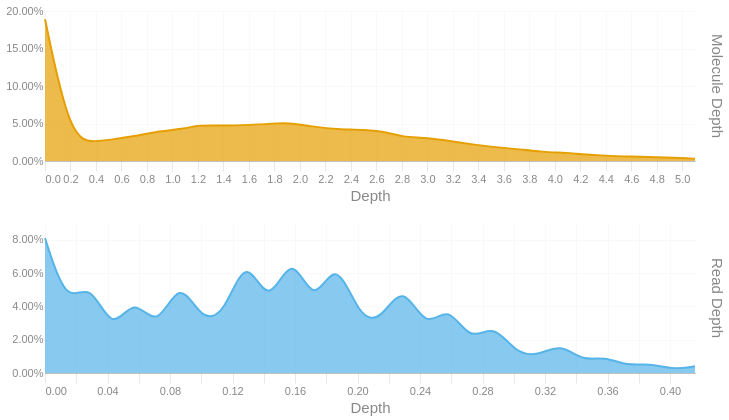

Notebook code cell kept with this figure:
### Code cell
readdep = depth_hist(tb['Read Depth'], q99, 3)
readdep = readdep.with_columns(pl.lit('Read Depth').alias('Metric'))
if not SKIPLR:
    moldep = depth_hist(tb['Molecule Depth'], mol_q99, 1)
    moldep = moldep.with_columns(pl.lit('Molecule Depth').alias('Metric'))
    _hist = pl.concat([readdep, moldep])
    _hist = _hist.filter(pl.col('Proportion') != 0)
    with SafeRender(_hist):
        (
            alt.Chart(_hist)        
            .mark_area(interpolate = "basis")
            .encode(
                x=alt.X('Bin:Q').scale(domainMin=0).axis(alt.Axis(title='Depth')),
                y = alt.Y('Proportion:Q', title = None).axis(format = '.2%'),
                color = alt.Color('Metric:N').legend(None),
                row = alt.Row("Metric:N").header(title = None, labelOrient = 'right'),
                tooltip = [
                    alt.Tooltip("Metric:N", title = "Metric"),
                    alt.Tooltip('Interval:N', title = "Depth Interval"),
                    alt.Tooltip('Proportion:Q', title = "% Alignments").format('.2%')
                ]
            )
            .resolve_scale(x='independent', y='independent')
            .properties(
                height = 150, width = 650,
                usermeta={'embedOptions': {'downloadFileName': f'{samplename}.depth.hist'}}
            )
        ).display()
else:
    readdep = readdep.filter(pl.col('Proportion') != 0)
    with SafeRender(readdep):
        (
            alt.Chart(readdep)        
            .mark_area(interpolate = "basis")
            .encode(
                x=alt.X('Bin:Q').scale(domainMin=0).axis(alt.Axis(title='Depth')),
                y = alt.Y('Proportion:Q', title = None).axis(format = '.2%'),
                tooltip = [
                    alt.Tooltip('Interval:N', title = "Depth Interval"),
                    alt.Tooltip('Proportion:Q', title = "% Alignments").format('.2%')
                ]
            )
            .properties(
                usermeta={'embedOptions': {'downloadFileName': f'{samplename}.depth.hist'}}
            )
        ).display()

### Figure 1 — Vega-Lite specification as saved in the notebook (floating-point values rounded to 4 significant figures)
{"width": 650, "height": 150, "config": {"title": {"anchor": "start", "dy": -15, "fontSize": 18, "color": "#888888", "subtitleColor": "#888888", "subtitleFontSize": 14}, "arc": {"fill": "#0072B2"}, "axis": {"domainColor": "#888888", "domainWidth": 0.5, "gridWidth": 0.2, "grid": false, "titleFontWeight": 400, "titleFontSize": 15, "labelFontSize": 11, "labelColor": "#888888", "tickColor": "#888888", "tickWidth": 0.2, "titleColor": "#888888"}, "axisBand": {"grid": false}, "axisX": {"grid": true, "tickSize": 10, "domainCap": "round"}, "axisY": {"domain": false, "grid": true, "tickSize": 0, "domainCap": "round"}, "background": "transparent", "header": {"labelFontSize": 15, "labelColor": "#888888", "titleFontSize": 15, "titleFontWeight": 600, "titleColor": "#888888"}, "legend": {"labelFont": "sans-serif", "labelFontSize": 12, "labelColor": "#888888", "symbolSize": 100, "symbolType": "circle", "titleFontSize": 12, "titlePadding": 10, "titleColor": "#888888", "title": null}, "range": {"category": ["#E69F00", "#56B4E9", "#009E73", "#F0E442", "#0072B2", "#D55E00", "#CC79A7", "#000000"], "diverging": ["#cfe8f3", "#a2d4ec", "#73bfe2", "#46abdb", "#1696d2", "#12719e"]}, "area": {"fill": "#0072B2", "fillOpacity": 0.7, "line": true, "strokeOpacity": 0.7}, "line": {"color": "#0072B2", "stroke": "#0072B2", "strokeWidth": 2}, "trail": {"color": "#0072B2", "stroke": "#0072B2", "strokeWidth": 0, "size": 1}, "point": {"filled": true, "fillOpacity": 1.0, "size": 95}, "text": {"color": "#888888", "fontSize": 11, "align": "right", "fontWeight": 400, "size": 11}, "bar": {"fill": "#0072B2", "stroke": null}, "view": {"stroke": null, "continuousWidth": 660, "continuousHeight": 400}}, "data": {"name": "data-0575dcdc0b0d661ee8ec0e07981a509d"}, "mark": {"type": "area", "interpolate": "basis"}, "encoding": {"color": {"field": "Metric", "legend": null, "type": "nominal"}, "row": {"field": "Metric", "header": {"title": null, "labelOrient": "right"}, "type": "nominal"}, "tooltip": [{"field": "Metric", "title": "Metric", "type": "nominal"}, {"field": "Interval", "title": "Depth Interval", "type": "nominal"}, {"field": "Proportion", "format": ".2%", "title": "% Alignments", "type": "quantitative"}], "x": {"axis": {"title": "Depth"}, "field": "Bin", "scale": {"domainMin": 0}, "type": "quantitative"}, "y": {"axis": {"format": ".2%"}, "field": "Proportion", "title": null, "type": "quantitative"}}, "resolve": {"scale": {"x": "independent", "y": "independent"}}, "usermeta": {"embedOptions": {"downloadFileName": "TF26LRJL0063_50B_L_10484332_23Y22YLT4_L7.depth.hist"}}, "$schema": "https://vega.github.io/schema/vega-lite/v6.4.1.json", "datasets": {"data-0575dcdc0b0d661ee8ec0e07981a509d": [{"Bin": 0.0, "Interval": "0.0-0.014", "Proportion": 0.081, "Metric": "Read Depth"}, {"Bin": 0.014, "Interval": "0.014-0.029", "Proportion": 0.04, "Metric": "Read Depth"}, {"Bin": 0.029, "Interval": "0.029-0.043", "Proportion": 0.056, "Metric": "Read Depth"}, {"Bin": 0.043, "Interval": "0.043-0.057", "Proportion": 0.023, "Metric": "Read Depth"}, {"Bin": 0.057, "Interval": "0.057-0.072", "Proportion": 0.047, "Metric": "Read Depth"}, {"Bin": 0.072, "Interval": "0.072-0.086", "Proportion": 0.025, "Metric": "Read Depth"}, {"Bin": 0.086, "Interval": "0.086-0.1", "Proportion": 0.058, "Metric": "Read Depth"}, {"Bin": 0.1, "Interval": "0.1-0.115", "Proportion": 0.031, "Metric": "Read Depth"}, {"Bin": 0.115, "Interval": "0.115-0.129", "Proportion": 0.035, "Metric": "Read Depth"}, {"Bin": 0.129, "Interval": "0.129-0.143", "Proportion": 0.073, "Metric": "Read Depth"}, {"Bin": 0.143, "Interval": "0.143-0.158", "Proportion": 0.037, "Metric": "Read Depth"}, {"Bin": 0.158, "Interval": "0.158-0.172", "Proportion": 0.075, "Metric": "Read Depth"}, {"Bin": 0.172, "Interval": "0.172-0.186", "Proportion": 0.038, "Metric": "Read Depth"}, {"Bin": 0.186, "Interval": "0.186-0.201", "Proportion": 0.071, "Metric": "Read Depth"}, {"Bin": 0.201, "Interval": "0.201-0.215", "Proportion": 0.033, "Metric": "Read Depth"}, {"Bin": 0.215, "Interval": "0.215-0.229", "Proportion": 0.031, "Metric": "Read Depth"}, {"Bin": 0.229, "Interval": "0.229-0.244", "Proportion": 0.055, "Metric": "Read Depth"}, {"Bin": 0.244, "Interval": "0.244-0.258", "Proportion": 0.025, "Metric": "Read Depth"}, {"Bin": 0.258, "Interval": "0.258-0.272", "Proportion": 0.042, "Metric": "Read Depth"}, {"Bin": 0.272, "Interval": "0.272-0.287", "Proportion": 0.018, "Metric": "Read Depth"}, {"Bin": 0.287, "Interval": "0.287-0.301", "Proportion": 0.03, "Metric": "Read Depth"}, {"Bin": 0.301, "Interval": "0.301-0.315", "Proportion": 0.012, "Metric": "Read Depth"}, {"Bin": 0.315, "Interval": "0.315-0.33", "Proportion": 0.01, "Metric": "Read Depth"}, {"Bin": 0.33, "Interval": "0.33-0.344", "Proportion": 0.018, "Metric": "Read Depth"}, {"Bin": 0.344, "Interval": "0.344-0.358", "Proportion": 0.007, "Metric": "Read Depth"}, {"Bin": 0.358, "Interval": "0.358-0.373", "Proportion": 0.01, "Metric": "Read Depth"}, {"Bin": 0.373, "Interval": "0.373-0.387", "Proportion": 0.004, "Metric": "Read Depth"}, {"Bin": 0.387, "Interval": "0.387-0.401", "Proportion": 0.006, "Metric": "Read Depth"}, {"Bin": 0.401, "Interval": "0.401-0.416", "Proportion": 0.002, "Metric": "Read Depth"}, {"Bin": 0.416, "Interval": "0.416-0.43", "Proportion": 0.004, "Metric": "Read Depth"}, {"Bin": 0.0, "Interval": "0.0-0.2", "Proportion": 0.189, "Metric": "Molecule Depth"}, {"Bin": 0.2, "Interval": "0.2-0.4", "Proportion": 0.027, "Metric": "Molecule Depth"}, {"Bin": 0.4, "Interval": "0.4-0.5", "Proportion": 0.026, "Metric": "Molecule Depth"}, {"Bin": 0.5, "Interval": "0.5-0.7", "Proportion": 0.028, "Metric": "Molecule Depth"}, {"Bin": 0.7, "Interval": "0.7-0.9", "Proportion": 0.033, "Metric": "Molecule Depth"}, {"Bin": 0.9, "Interval": "0.9-1.1", "Proportion": 0.04, "Metric": "Molecule Depth"}, {"Bin": 1.1, "Interval": "1.1-1.2", "Proportion": 0.043, "Metric": "Molecule Depth"}, {"Bin": 1.2, "Interval": "1.2-1.4", "Proportion": 0.048, "Metric": "Molecule Depth"}, {"Bin": 1.4, "Interval": "1.4-1.6", "Proportion": 0.047, "Metric": "Molecule Depth"}, {"Bin": 1.6, "Interval": "1.6-1.8", "Proportion": 0.048, "Metric": "Molecule Depth"}, {"Bin": 1.8, "Interval": "1.8-1.9", "Proportion": 0.05, "Metric": "Molecule Depth"}, {"Bin": 1.9, "Interval": "1.9-2.1", "Proportion": 0.051, "Metric": "Molecule Depth"}, {"Bin": 2.1, "Interval": "2.1-2.3", "Proportion": 0.046, "Metric": "Molecule Depth"}, {"Bin": 2.3, "Interval": "2.3-2.5", "Proportion": 0.042, "Metric": "Molecule Depth"}, {"Bin": 2.5, "Interval": "2.5-2.7", "Proportion": 0.042, "Metric": "Molecule Depth"}, {"Bin": 2.7, "Interval": "2.7-2.8", "Proportion": 0.038, "Metric": "Molecule Depth"}, {"Bin": 2.8, "Interval": "2.8-3.0", "Proportion": 0.032, "Metric": "Molecule Depth"}, {"Bin": 3.0, "Interval": "3.0-3.2", "Proportion": 0.031, "Metric": "Molecule Depth"}, {"Bin": 3.2, "Interval": "3.2-3.4", "Proportion": 0.026, "Metric": "Molecule Depth"}, {"Bin": 3.4, "Interval": "3.4-3.5", "Proportion": 0.021, "Metric": "Molecule Depth"}, {"Bin": 3.5, "Interval": "3.5-3.7", "Proportion": 0.019, "Metric": "Molecule Depth"}, {"Bin": 3.7, "Interval": "3.7-3.9", "Proportion": 0.016, "Metric": "Molecule Depth"}, {"Bin": 3.9, "Interval": "3.9-4.1", "Proportion": 0.012, "Metric": "Molecule Depth"}, {"Bin": 4.1, "Interval": "4.1-4.2", "Proportion": 0.011, "Metric": "Molecule Depth"}, {"Bin": 4.2, "Interval": "4.2-4.4", "Proportion": 0.009, "Metric": "Molecule Depth"}, {"Bin": 4.4, "Interval": "4.4-4.6", "Proportion": 0.007, "Metric": "Molecule Depth"}, {"Bin": 4.6, "Interval": "4.6-4.8", "Proportion": 0.006, "Metric": "Molecule Depth"}, {"Bin": 4.8, "Interval": "4.8-5.0", "Proportion": 0.005, "Metric": "Molecule Depth"}, {"Bin": 5.0, "Interval": "5.0-5.1", "Proportion": 0.004, "Metric": "Molecule Depth"}, {"Bin": 5.1, "Interval": "5.1-5.31", "Proportion": 0.003, "Metric": "Molecule Depth"}]}}
